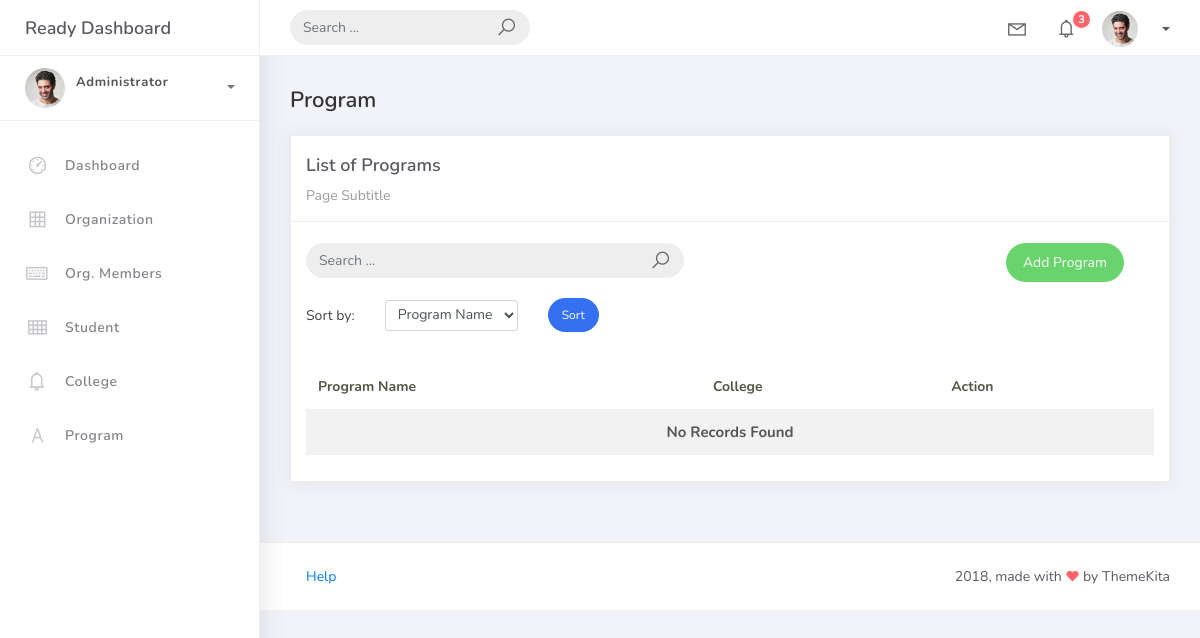
Before: /program_list/ with the older database file.
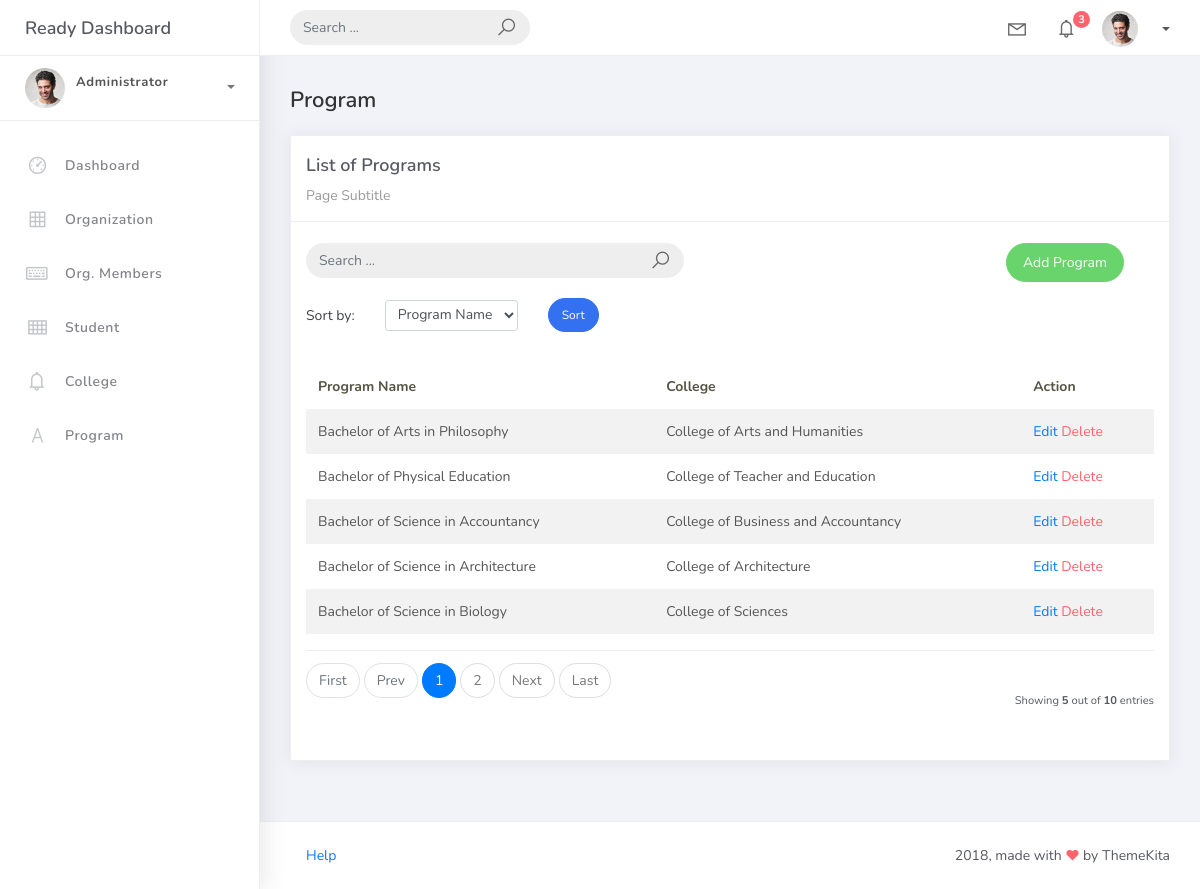
After: the same page with the newer database file.
### studentorg/models.py (models this page shows, shortened)
class BaseModel(models.Model):
    created_at = models.DateTimeField(auto_now_add=True, db_index=True)
    updated_at = models.DateTimeField(auto_now=True)
    class Meta:
        abstract = True

class Program(BaseModel):
    prog_name = models.CharField(max_length=150)
    college = models.ForeignKey(College, on_delete=models.CASCADE)

class College(BaseModel):
    college_name = models.CharField(max_length=150)
    def __str__(self):
        return self.college_name

### studentorg/views.py (the view)
# urls.py: path("program_list/", ProgramListView.as_view(), name="program-list"),
class ProgramListView(ListView):
    model = Program
    context_object_name = "program"
    template_name = "program_list.html"
    paginate_by = 5
    def get_queryset(self):
        qs = super().get_queryset()
        query = self.request.GET.get("q")
        if query:
            qs = qs.filter(
                Q(prog_name__icontains=query) |
                Q(college__college_name__icontains=query)
            )
        return qs
    def get_ordering(self):
        allowed = ["prog_name", "college__college_name"]
        sort_by = self.request.GET.get("sort_by")
        if sort_by in allowed:
            return sort_by
        return "prog_name"

### templates/program_list.html (shortened to what the changed rows need)
{% extends 'base.html' %}
{% load static %}
{% block content %}
<div class="content">
    <div class="container-fluid">
        <div class="row">
            <div class="col-md-12">
                <div class="card">
                    <br />
                    <div class="card-body">
                        <table class="table table-striped mt-3">
                            <thead>
                                <tr>
                                    <th scope="col">Program Name</th>
                                    <th scope="col">College</th>
                                    <th scope="col">Action</th>
                                </tr>
                            </thead>
                            <tbody>
                                {% for object in object_list %}
                                <tr>
                                    <td>{{ object.prog_name }}</td>
                                    <td>{{ object.college }}</td>
                                    <td>
                                        <a href="{% url 'program-update' object.id %}">
                                            Edit
                                        </a>
                                        <a href="{% url 'program-delete' object.id %}"
                                           class="text-danger">
                                            Delete
                                        </a>
                                    </td>
                                </tr>
                                {% empty %}
                                <tr>
                                    <td colspan="3" style="text-align: center">
                                        <p class="text-sm font-weight-bold mb-0">
                                            No Records Found
                                        </p>
                                    </td>
                                </tr>
                                {% endfor %}
                            </tbody>
                        </table>
                        {% include 'includes/pagination.html' %}
                    </div>
                </div>
            </div>
        </div>
    </div>
</div>
{% endblock %}

Changed rows visible on the page:
added Program: prog_name "Bachelor of Arts in Philosophy", college "College of Arts and Humanities"
added Program: prog_name "Bachelor of Physical Education", college "College of Teacher and Education"
added Program: prog_name "Bachelor of Science in Accountancy", college "College of Business and Accountancy"
added Program: prog_name "Bachelor of Science in Architecture", college "College of Architecture"
added Program: prog_name "Bachelor of Science in Biology", college "College of Sciences"
Other visible differences:
{{ object_list.count }}: (not shown) → "5"
{{ paginator.count }}: (not shown) → "10"
text no longer shown: "No Records Found"
text now shown: "First Prev Next Last Showing out of entries"
new list line: "1"
new list line: "2"
